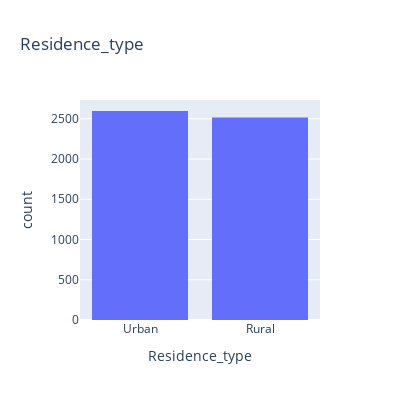

Notebook source saved alongside this figure:
### Markdown cell above
#### Residence Type

### Code cell
print (f'{round(df["Residence_type"].value_counts(normalize=True)*100,2)}')
fig = px.histogram(df, x="Residence_type", title='Residence_type', width=400, height=400)
fig.show()

### Figure 1 — Plotly figure (JSON) as saved in the notebook; plotly's stock layout.template omitted (floating-point values rounded to 4 significant figures; data arrays with more than 128 entries replaced by an {"elided": "..."} marker saying what was removed)
{"data": [{"alignmentgroup": "True", "bingroup": "x", "hovertemplate": "Residence_type=%{x}<br>count=%{y}<extra></extra>", "legendgroup": "", "marker": {"color": "#636efa", "pattern": {"shape": ""}}, "name": "", "offsetgroup": "", "orientation": "v", "showlegend": false, "type": "histogram", "x": {"elided": "5110 str values"}, "xaxis": "x", "yaxis": "y"}], "layout": {"barmode": "relative", "height": 400, "legend": {"tracegroupgap": 0}, "title": {"text": "Residence_type"}, "width": 400, "xaxis": {"anchor": "y", "domain": [0, 1], "title": {"text": "Residence_type"}}, "yaxis": {"anchor": "x", "domain": [0, 1], "title": {"text": "count"}}}}
